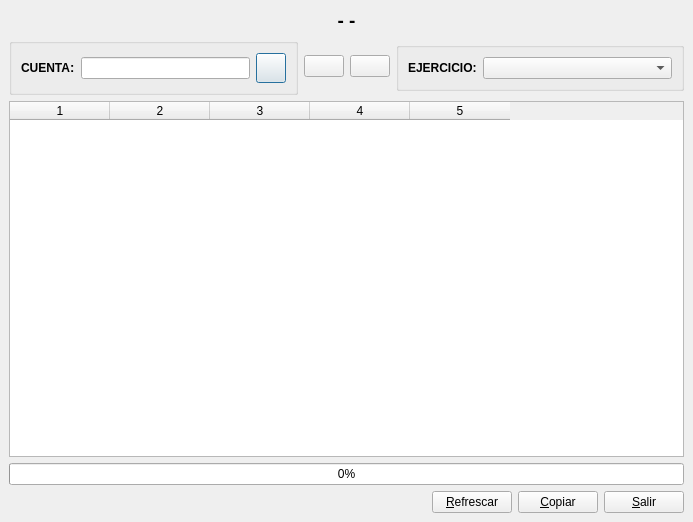
<ui version="4.0" >
 <author>José Manuel Díez Botella</author>
 <class>acumuladosmes</class>
 <widget class="QDialog" name="acumuladosmes" >
  <property name="geometry" >
   <rect>
    <x>0</x>
    <y>0</y>
    <width>693</width>
    <height>522</height>
   </rect>
  </property>
  <property name="windowTitle" >
   <string>Acumulados de cuenta por mes</string>
  </property>
  <layout class="QVBoxLayout" >
   <property name="spacing" >
    <number>6</number>
   </property>
   <property name="margin" >
    <number>9</number>
   </property>
   <item>
    <widget class="QLabel" name="titulotextLabel" >
     <property name="font" >
      <font>
       <pointsize>14</pointsize>
       <weight>75</weight>
       <bold>true</bold>
      </font>
     </property>
     <property name="text" >
      <string>- -</string>
     </property>
     <property name="alignment" >
      <set>Qt::AlignCenter</set>
     </property>
     <property name="wordWrap" >
      <bool>false</bool>
     </property>
    </widget>
   </item>
   <item>
    <layout class="QHBoxLayout" >
     <property name="spacing" >
      <number>6</number>
     </property>
     <property name="margin" >
      <number>0</number>
     </property>
     <item>
      <widget class="QGroupBox" name="groupBox" >
       <property name="sizePolicy" >
        <sizepolicy vsizetype="Maximum" hsizetype="Preferred" >
         <horstretch>0</horstretch>
         <verstretch>0</verstretch>
        </sizepolicy>
       </property>
       <property name="title" >
        <string/>
       </property>
       <layout class="QVBoxLayout" >
        <property name="spacing" >
         <number>6</number>
        </property>
        <property name="margin" >
         <number>9</number>
        </property>
        <item>
         <layout class="QHBoxLayout" >
          <property name="spacing" >
           <number>6</number>
          </property>
          <property name="margin" >
           <number>0</number>
          </property>
          <item>
           <widget class="QLabel" name="textLabel1" >
            <property name="text" >
             <string>&lt;!DOCTYPE HTML PUBLIC "-//W3C//DTD HTML 4.0//EN" "http://www.w3.org/TR/REC-html40/strict.dtd">
&lt;html>&lt;head>&lt;meta name="qrichtext" content="1" />&lt;style type="text/css">
p, li { white-space: pre-wrap; }
&lt;/style>&lt;/head>&lt;body style=" font-family:'DejaVu Sans'; font-size:10pt; font-weight:400; font-style:normal;">
&lt;p style=" margin-top:0px; margin-bottom:0px; margin-left:0px; margin-right:0px; -qt-block-indent:0; text-indent:0px; font-family:'Sans Serif'; font-size:9pt;">&lt;span style=" font-weight:600;">CUENTA&lt;/span>&lt;span style=" font-size:10pt; font-weight:600;">:&lt;/span>&lt;/p>&lt;/body>&lt;/html></string>
            </property>
            <property name="wordWrap" >
             <bool>false</bool>
            </property>
           </widget>
          </item>
          <item>
           <widget class="QLineEdit" name="subcuentalineEdit" >
            <property name="maxLength" >
             <number>40</number>
            </property>
           </widget>
          </item>
          <item>
           <widget class="QPushButton" name="buscapushButton" >
            <property name="minimumSize" >
             <size>
              <width>30</width>
              <height>30</height>
             </size>
            </property>
            <property name="maximumSize" >
             <size>
              <width>30</width>
              <height>30</height>
             </size>
            </property>
            <property name="text" >
             <string/>
            </property>
            <property name="icon" >
             <iconset resource="keme.qrc" >
              <normaloff>:/images/librok-55.png</normaloff>:/images/librok-55.png</iconset>
            </property>
           </widget>
          </item>
         </layout>
        </item>
       </layout>
      </widget>
     </item>
     <item>
      <widget class="QPushButton" name="anteriorpushButton" >
       <property name="sizePolicy" >
        <sizepolicy vsizetype="Maximum" hsizetype="Minimum" >
         <horstretch>0</horstretch>
         <verstretch>0</verstretch>
        </sizepolicy>
       </property>
       <property name="toolTip" >
        <string>Subcuenta anterior</string>
       </property>
       <property name="text" >
        <string/>
       </property>
       <property name="icon" >
        <iconset resource="keme.qrc" >
         <normaloff>:/graf/1leftarrow.png</normaloff>:/graf/1leftarrow.png</iconset>
       </property>
       <property name="iconSize" >
        <size>
         <width>48</width>
         <height>48</height>
        </size>
       </property>
      </widget>
     </item>
     <item>
      <widget class="QPushButton" name="posteriorpushButton" >
       <property name="sizePolicy" >
        <sizepolicy vsizetype="Maximum" hsizetype="Minimum" >
         <horstretch>0</horstretch>
         <verstretch>0</verstretch>
        </sizepolicy>
       </property>
       <property name="toolTip" >
        <string>Subcuenta posterior</string>
       </property>
       <property name="text" >
        <string/>
       </property>
       <property name="icon" >
        <iconset resource="keme.qrc" >
         <normaloff>:/graf/1rightarrow.png</normaloff>:/graf/1rightarrow.png</iconset>
       </property>
       <property name="iconSize" >
        <size>
         <width>48</width>
         <height>48</height>
        </size>
       </property>
      </widget>
     </item>
     <item>
      <widget class="QGroupBox" name="groupBox_3" >
       <property name="sizePolicy" >
        <sizepolicy vsizetype="Maximum" hsizetype="Preferred" >
         <horstretch>0</horstretch>
         <verstretch>0</verstretch>
        </sizepolicy>
       </property>
       <property name="title" >
        <string/>
       </property>
       <layout class="QVBoxLayout" >
        <property name="spacing" >
         <number>6</number>
        </property>
        <property name="margin" >
         <number>9</number>
        </property>
        <item>
         <layout class="QHBoxLayout" >
          <property name="spacing" >
           <number>6</number>
          </property>
          <property name="margin" >
           <number>0</number>
          </property>
          <item>
           <widget class="QLabel" name="textLabel1_2" >
            <property name="text" >
             <string>&lt;b>EJERCICIO:&lt;/b></string>
            </property>
            <property name="wordWrap" >
             <bool>false</bool>
            </property>
           </widget>
          </item>
          <item>
           <widget class="QComboBox" name="ejerciciocomboBox" >
            <property name="sizePolicy" >
             <sizepolicy vsizetype="Fixed" hsizetype="Expanding" >
              <horstretch>0</horstretch>
              <verstretch>0</verstretch>
             </sizepolicy>
            </property>
           </widget>
          </item>
         </layout>
        </item>
       </layout>
      </widget>
     </item>
    </layout>
   </item>
   <item>
    <widget class="QTableWidget" name="tabla" >
     <property name="columnCount" >
      <number>5</number>
     </property>
     <column/>
     <column/>
     <column/>
     <column/>
     <column/>
    </widget>
   </item>
   <item>
    <widget class="QProgressBar" name="progressBar" >
     <property name="value" >
      <number>0</number>
     </property>
     <property name="orientation" >
      <enum>Qt::Horizontal</enum>
     </property>
    </widget>
   </item>
   <item>
    <layout class="QHBoxLayout" >
     <property name="spacing" >
      <number>6</number>
     </property>
     <property name="margin" >
      <number>0</number>
     </property>
     <item>
      <spacer>
       <property name="orientation" >
        <enum>Qt::Horizontal</enum>
       </property>
       <property name="sizeHint" stdset="0" >
        <size>
         <width>40</width>
         <height>20</height>
        </size>
       </property>
      </spacer>
     </item>
     <item>
      <widget class="QPushButton" name="refrescarpushButton" >
       <property name="text" >
        <string>&amp;Refrescar</string>
       </property>
       <property name="icon" >
        <iconset resource="keme.qrc" >
         <normaloff>:/images/librok-54.png</normaloff>:/images/librok-54.png</iconset>
       </property>
       <property name="shortcut" >
        <string>Alt+R</string>
       </property>
      </widget>
     </item>
     <item>
      <widget class="QPushButton" name="copiarpushButton" >
       <property name="text" >
        <string>&amp;Copiar</string>
       </property>
       <property name="icon" >
        <iconset resource="keme.qrc" >
         <normaloff>:/graf/Copy.png</normaloff>:/graf/Copy.png</iconset>
       </property>
       <property name="shortcut" >
        <string>Alt+C</string>
       </property>
      </widget>
     </item>
     <item>
      <widget class="QPushButton" name="salirpushButton" >
       <property name="text" >
        <string>&amp;Salir</string>
       </property>
       <property name="icon" >
        <iconset resource="keme.qrc" >
         <normaloff>:/images/librok-52.png</normaloff>:/images/librok-52.png</iconset>
       </property>
       <property name="shortcut" >
        <string>Alt+S</string>
       </property>
      </widget>
     </item>
    </layout>
   </item>
  </layout>
 </widget>
 <layoutdefault spacing="6" margin="11" />
 <tabstops>
  <tabstop>subcuentalineEdit</tabstop>
  <tabstop>ejerciciocomboBox</tabstop>
  <tabstop>refrescarpushButton</tabstop>
  <tabstop>copiarpushButton</tabstop>
  <tabstop>salirpushButton</tabstop>
  <tabstop>buscapushButton</tabstop>
 </tabstops>
 <resources>
  <include location="keme.qrc" />
 </resources>
 <connections>
  <connection>
   <sender>salirpushButton</sender>
   <signal>clicked()</signal>
   <receiver>acumuladosmes</receiver>
   <slot>accept()</slot>
   <hints>
    <hint type="sourcelabel" >
     <x>20</x>
     <y>20</y>
    </hint>
    <hint type="destinationlabel" >
     <x>20</x>
     <y>20</y>
    </hint>
   </hints>
  </connection>
 </connections>
</ui>
